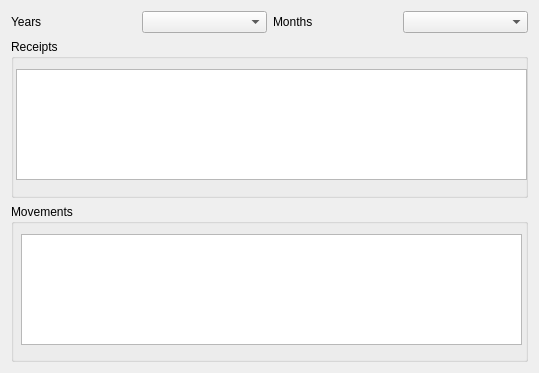
<?xml version="1.0" encoding="UTF-8"?>
<ui version="4.0">
 <class>LedgerViewerWidget</class>
 <widget class="QWidget" name="LedgerViewerWidget">
  <property name="geometry">
   <rect>
    <x>0</x>
    <y>0</y>
    <width>539</width>
    <height>373</height>
   </rect>
  </property>
  <property name="windowTitle">
   <string>Ledger</string>
  </property>
  <layout class="QGridLayout" name="gridLayout_2">
   <item row="0" column="0">
    <layout class="QGridLayout" name="gridLayout">
     <item row="0" column="0">
      <widget class="QLabel" name="yearsLabel">
       <property name="text">
        <string>Years</string>
       </property>
       <property name="wordWrap">
        <bool>true</bool>
       </property>
       <property name="buddy">
        <cstring>yearsComboBox</cstring>
       </property>
      </widget>
     </item>
     <item row="0" column="1">
      <widget class="QComboBox" name="yearsComboBox"/>
     </item>
     <item row="0" column="2">
      <widget class="QLabel" name="monthsLabel">
       <property name="text">
        <string>Months</string>
       </property>
       <property name="wordWrap">
        <bool>true</bool>
       </property>
       <property name="buddy">
        <cstring>monthsComboBox</cstring>
       </property>
      </widget>
     </item>
     <item row="0" column="3">
      <widget class="QComboBox" name="monthsComboBox"/>
     </item>
     <item row="1" column="0" colspan="4">
      <widget class="QGroupBox" name="receiptsGroupBox">
       <property name="minimumSize">
        <size>
         <width>0</width>
         <height>150</height>
        </size>
       </property>
       <property name="title">
        <string>Receipts</string>
       </property>
       <widget class="QTableView" name="receiptsTableView">
        <property name="geometry">
         <rect>
          <x>5</x>
          <y>30</y>
          <width>511</width>
          <height>111</height>
         </rect>
        </property>
       </widget>
      </widget>
     </item>
     <item row="2" column="0" colspan="4">
      <widget class="QGroupBox" name="movementsGroupBox">
       <property name="minimumSize">
        <size>
         <width>0</width>
         <height>150</height>
        </size>
       </property>
       <property name="title">
        <string>Movements</string>
       </property>
       <widget class="QTableView" name="tableView">
        <property name="geometry">
         <rect>
          <x>10</x>
          <y>30</y>
          <width>501</width>
          <height>111</height>
         </rect>
        </property>
       </widget>
      </widget>
     </item>
    </layout>
   </item>
  </layout>
 </widget>
 <resources/>
 <connections/>
</ui>
